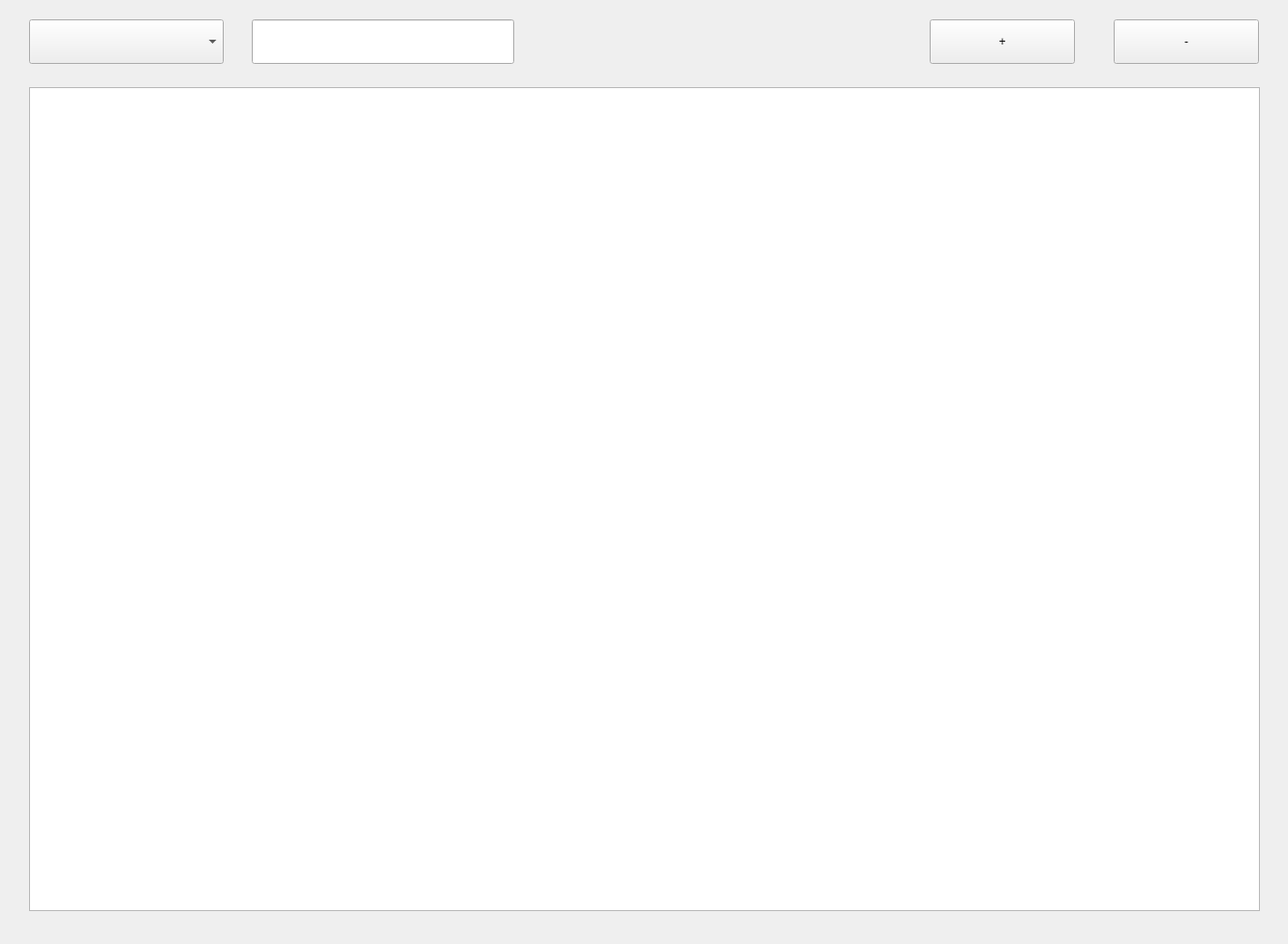
<?xml version="1.0" encoding="UTF-8"?>
<ui version="4.0">
 <class>MainWindow</class>
 <widget class="QMainWindow" name="MainWindow">
  <property name="geometry">
   <rect>
    <x>0</x>
    <y>0</y>
    <width>1330</width>
    <height>975</height>
   </rect>
  </property>
  <property name="windowTitle">
   <string>MainWindow</string>
  </property>
  <widget class="QWidget" name="centralWidget">
   <widget class="QTableView" name="tableView">
    <property name="geometry">
     <rect>
      <x>30</x>
      <y>90</y>
      <width>1271</width>
      <height>851</height>
     </rect>
    </property>
   </widget>
   <widget class="QPushButton" name="pushButton">
    <property name="geometry">
     <rect>
      <x>960</x>
      <y>20</y>
      <width>150</width>
      <height>46</height>
     </rect>
    </property>
    <property name="text">
     <string>+</string>
    </property>
   </widget>
   <widget class="QPushButton" name="pushButton_2">
    <property name="geometry">
     <rect>
      <x>1150</x>
      <y>20</y>
      <width>150</width>
      <height>46</height>
     </rect>
    </property>
    <property name="text">
     <string>-</string>
    </property>
   </widget>
   <widget class="QComboBox" name="comboBox">
    <property name="geometry">
     <rect>
      <x>30</x>
      <y>20</y>
      <width>201</width>
      <height>46</height>
     </rect>
    </property>
   </widget>
   <widget class="QLineEdit" name="lineEdit">
    <property name="geometry">
     <rect>
      <x>260</x>
      <y>20</y>
      <width>271</width>
      <height>46</height>
     </rect>
    </property>
   </widget>
  </widget>
 </widget>
 <layoutdefault spacing="6" margin="11"/>
 <resources/>
 <connections/>
</ui>
